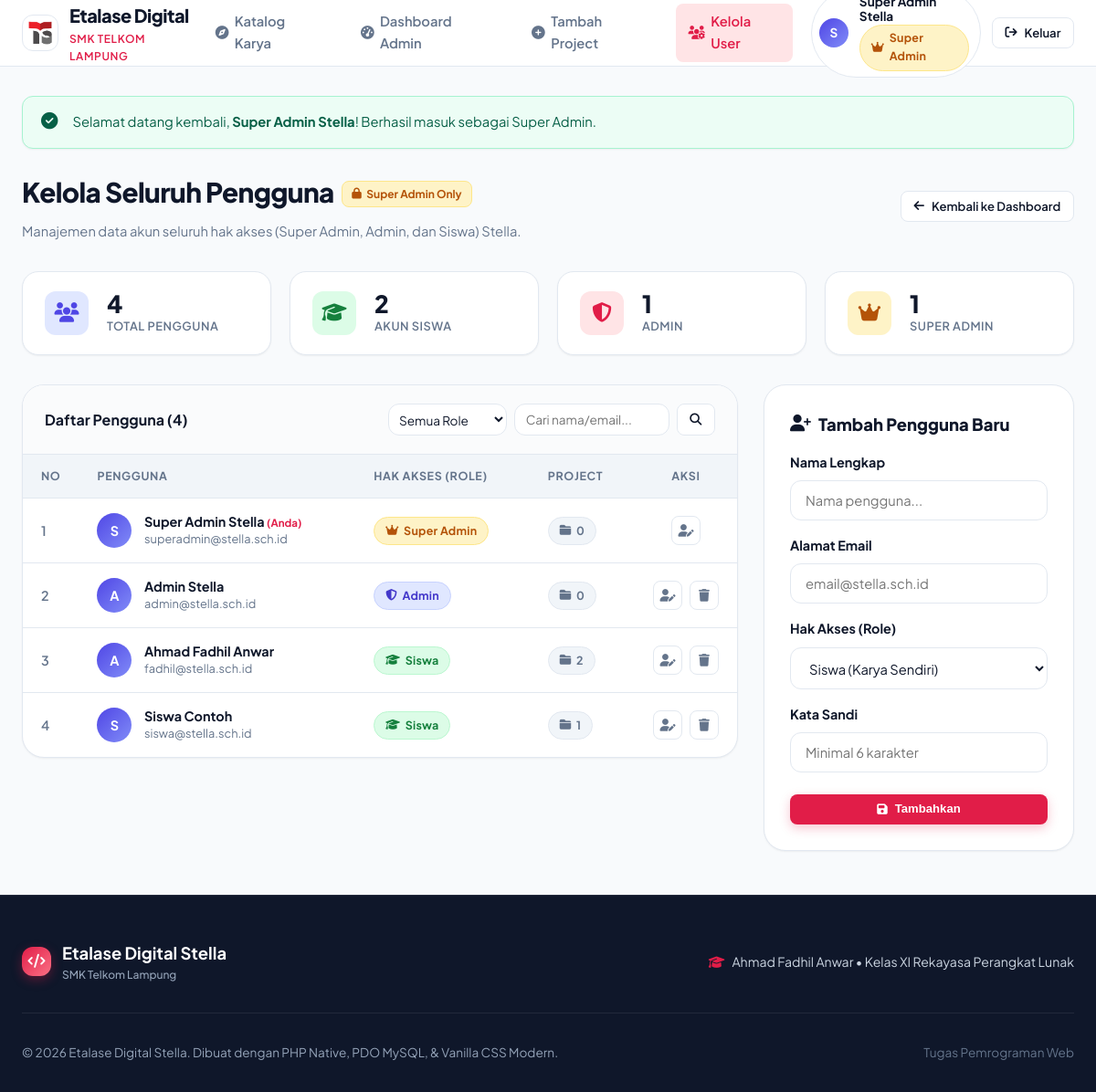
/users.php (signed in), run on the app's committed database.
### tables this page shows
CREATE TABLE IF NOT EXISTS users (
    id INT AUTO_INCREMENT PRIMARY KEY,
    nama VARCHAR(100) NOT NULL,
    email VARCHAR(100) UNIQUE NOT NULL,
    password VARCHAR(255) NOT NULL,
    avatar VARCHAR(255) DEFAULT NULL,
    role ENUM('super_admin', 'admin', 'siswa') DEFAULT 'siswa',
    created_at TIMESTAMP DEFAULT CURRENT_TIMESTAMP
);

### admin/users.php (the view, shortened to what the rows shown need)
<?php
require_once __DIR__ . '/../config/kuis_db.php';
require_once __DIR__ . '/../middleware/auth_check.php';
$currentUserId = current_user_id();
$sql = "SELECT u.*,
        (SELECT COUNT(*) FROM projects p WHERE p.user_id = u.id) AS total_project
        FROM users u WHERE 1=1";
$params = [];
$sql .= " ORDER BY CASE u.role WHEN 'super_admin' THEN 1 WHEN 'admin' THEN 2 ELSE 3 END, u.nama ASC";
$stmt = $pdo->prepare($sql);
$stmt->execute($params);
$usersList = $stmt->fetchAll();
$activePage = 'users';
$pageCss = 'admin.css';
require __DIR__ . '/../includes/header.php';
?>
<div class="admin-toolbar">
    <div class="admin-title-area">
        <div style="display: flex; align-items: center; gap: 0.5rem; margin-bottom: 0.25rem;">
            <h1>Kelola Seluruh Pengguna</h1>
        </div>
    </div>
</div>
<div style="display: grid; grid-template-columns: 1fr 340px; gap: 1.75rem; align-items: start;">
    <div class="table-card" style="margin-bottom: 0;">
        <div class="table-responsive">
            <table class="data-table">
                <thead>
                    <tr>
                        <th style="width: 45px;">No</th>
                        <th>Pengguna</th>
                        <th>Hak Akses (Role)</th>
                        <th>Project</th>
                        <th style="width: 100px; text-align: center;">Aksi</th>
                    </tr>
                </thead>
                <tbody>
                    <?php if (empty($usersList)): ?>
                        <tr>
                            <td colspan="5" style="text-align: center; padding: 2.5rem; color: var(--color-text-muted);">
                                Tidak ada data pengguna yang cocok.
                            </td>
                        </tr>
                    <?php else: ?>
                        <?php $no = 1; foreach ($usersList as $u): ?>
                            <tr>
                                <td style="color: var(--color-text-muted); font-weight: 600;"><?= $no++ ?></td>
                                <td>
                                    <div class="user-cell">
                                        <div class="avatar-cell">
                                            <?= e(strtoupper(substr($u['nama'], 0, 1))) ?>
                                        </div>
                                        <div>
                                            <div class="user-cell-name">
                                                <?= e($u['nama']) ?>
                                                <?php if ((int)$u['id'] === $currentUserId): ?>
                                                    <span style="font-size: 0.72rem; color: var(--color-primary); font-weight: 700;">(Anda)</span>
                                                <?php endif; ?>
                                            </div>
                                            <div class="user-cell-email"><?= e($u['email']) ?></div>
                                        </div>
                                    </div>
                                </td>
                                <td>
                                    <?= role_badge($u['role']) ?>
                                </td>
                                <td>
                                    <span class="badge badge-secondary">
                                        <i class="fa-solid fa-folder-closed"></i> <?= (int)$u['total_project'] ?>
                                    </span>
                                </td>
                                <td>
                                    <div class="table-actions" style="justify-content: center;">
                                        <a href="users.php?edit=<?= (int)$u['id'] ?>" class="btn-icon-action" title="Edit Pengguna">
                                            <i class="fa-solid fa-user-pen"></i>
                                        </a>
                                        <?php if ((int)$u['id'] !== $currentUserId): ?>
                                            <a href="users.php?action=delete&id=<?= (int)$u['id'] ?>" class="btn-icon-action delete"
                                               title="Hapus Pengguna"
                                               onclick="return confirm('Hapus pengguna \'<?= addslashes($u['nama']) ?>\' beserta seluruh karyanya?');">
                                                <i class="fa-solid fa-trash"></i>
                                            </a>
                                        <?php endif; ?>
                                    </div>
                                </td>
                            </tr>
                        <?php endforeach; ?>
                    <?php endif; ?>
                </tbody>
            </table>
        </div>
    </div>
</div>
<?php require __DIR__ . '/../includes/footer.php'; ?>

### includes/header.php (shortened to what the rows shown need)
<?php
require_once __DIR__ . '/../config/kuis_db.php';
require_once __DIR__ . '/../middleware/auth_check.php';
$currentUser = current_user();
$currentRole = current_role();
$activePage = $activePage ?? '';
$pageCss = $pageCss ?? '';
$scriptName = str_replace('\\', '/', $_SERVER['SCRIPT_NAME'] ?? '');
$isSubfolder = (strpos($scriptName, '/admin/') !== false || strpos($scriptName, '/auth/') !== false);
$baseUrl = $isSubfolder ? '../' : '';
$pageCssPath = __DIR__ . '/../assets/css/' . $pageCss;
$pageCssVersion = $pageCss !== '' && is_file($pageCssPath) ? filemtime($pageCssPath) : false;
?>
<!DOCTYPE html>
<html lang="id">
<head>
    <link rel="stylesheet" href="https://cdnjs.cloudflare.com/ajax/libs/font-awesome/6.5.1/css/all.min.css">
    <link rel="stylesheet" href="<?= $baseUrl ?>assets/css/style.php.css">
    <link rel="stylesheet" href="<?= $baseUrl ?>assets/css/style.css">
    <?php if (!empty($pageCss)): ?>
        <link rel="stylesheet" href="<?= $baseUrl ?>assets/css/<?= e($pageCss) ?><?= $pageCssVersion !== false ? '?v=' . (int)$pageCssVersion : '' ?>">
    <?php endif; ?>
</head>
<body class="<?= $activePage === 'home' ? 'page-home' : '' ?>">
<header class="navbar">
    <div class="container nav-container">
        <div class="nav-actions">
            <?php if ($currentUser): ?>
                <a href="<?= $baseUrl ?>profile.php" class="nav-user" title="Buka profil saya">
                    <div class="user-avatar">
                        <?php if (!empty($currentUser['avatar']) && is_file(__DIR__ . '/../uploads/profiles/' . $currentUser['avatar'])): ?>
                            <img src="<?= $baseUrl ?>uploads/profiles/<?= e($currentUser['avatar']) ?>" alt="">
                        <?php else: ?>
                            <?= e(strtoupper(substr($currentUser['nama'], 0, 1))) ?>
                        <?php endif; ?>
                    </div>
                    <div class="user-details">
                        <span class="user-name"><?= e($currentUser['nama']) ?></span>
                        <div style="font-size: 0.72rem;">
                            <?= role_badge($currentRole) ?>
                        </div>
                    </div>
                </a>
            <?php else: ?>
                <a href="<?= $baseUrl ?>auth/login.php" class="btn btn-primary btn-sm">
                    <i class="fa-solid fa-right-to-bracket"></i> Masuk Akun
                </a>
            <?php endif; ?>
        </div>
    </div>
</header>
<main class="main-content">
    <div class="container">

### middleware/auth_check.php (shortened to what the rows shown need)
<?php
if (!function_exists('current_user')) {
    function current_user(): ?array {
        return $_SESSION['user'] ?? null;
    }
}
if (!function_exists('current_user_id')) {
    function current_user_id(): int {
        return (int)($_SESSION['user']['id'] ?? 0);
    }
}
if (!function_exists('role_badge')) {
    function role_badge(?string $role): string {
        switch ($role) {
            case 'super_admin':
                return '<span class="badge badge-super"><i class="fa-solid fa-crown me-1"></i> Super Admin</span>';
            case 'admin':
                return '<span class="badge badge-admin"><i class="fa-solid fa-shield-halved me-1"></i> Admin</span>';
            case 'siswa':
                return '<span class="badge badge-siswa"><i class="fa-solid fa-graduation-cap me-1"></i> Siswa</span>';
        }
    }
}

### data on the page
users: nama "S", nama "Super Admin Stella", shows "(Anda)", email "superadmin@stella.sch.id", role "super_admin" (drawn), total_project "0"
users: nama "A", nama "Admin Stella", email "admin@stella.sch.id", role "admin" (drawn), total_project "0"
users: nama "A", nama "Ahmad Fadhil Anwar", email "fadhil@stella.sch.id", role "siswa" (drawn), total_project "2"
users: nama "S", nama "Siswa Contoh", email "siswa@stella.sch.id", role "siswa" (drawn), total_project "1"

### other printed values
$flash['message'] "Selamat datang kembali, Super Admin Stella ! Berhasil masuk sebagai Super Admin."
$countTotal "4"
$countSiswa "2"
$countAdmin "1"
$countSuper "1"
count($usersList) "4"
